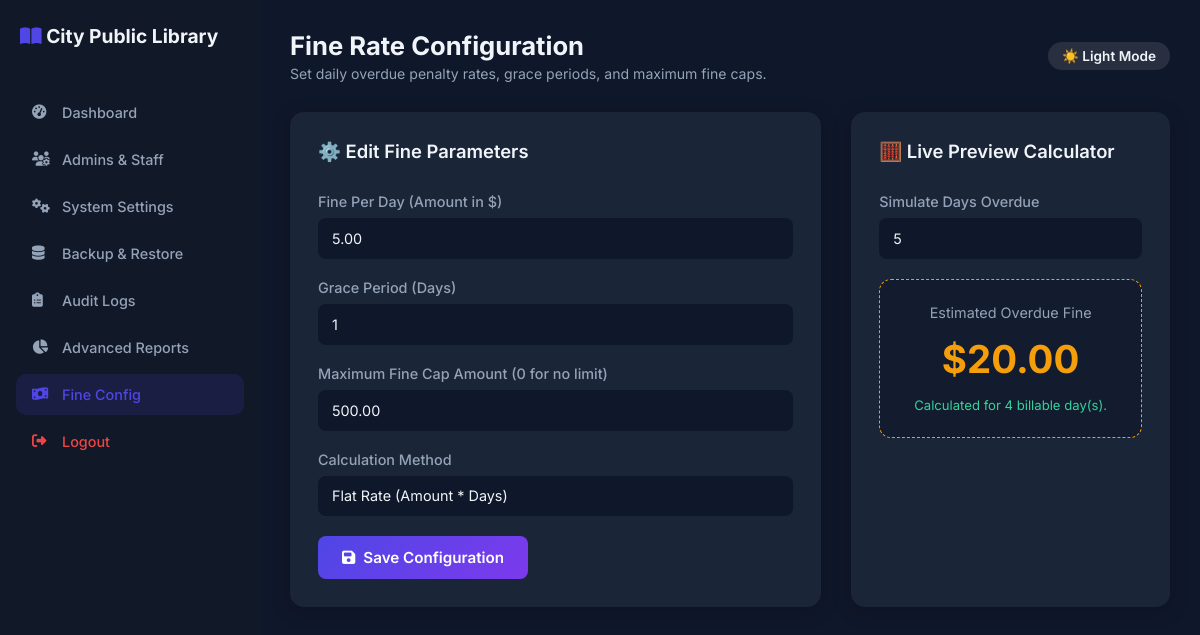
The app's page /superadmin/fine_config.php (signed in) with its own data.
### tables this page shows
CREATE TABLE `system_settings` (
  `id` int(11) NOT NULL AUTO_INCREMENT,
  `setting_key` varchar(100) NOT NULL,
  `setting_value` text DEFAULT NULL,
  `updated_at` timestamp NOT NULL DEFAULT current_timestamp() ON UPDATE current_timestamp(),
  PRIMARY KEY (`id`),
  UNIQUE KEY `setting_key` (`setting_key`)
);

CREATE TABLE `fine_settings` (
  `id` int(11) NOT NULL AUTO_INCREMENT,
  `fine_per_day` decimal(10,2) NOT NULL DEFAULT 0.00,
  `max_fine` decimal(10,2) NOT NULL DEFAULT 0.00,
  `grace_period_days` int(11) NOT NULL DEFAULT 0,
  `calc_method` varchar(50) NOT NULL DEFAULT 'flat',
  `updated_at` timestamp NOT NULL DEFAULT current_timestamp() ON UPDATE current_timestamp(),
  PRIMARY KEY (`id`)
);

### config/db.php (called while the page is built, shortened)
<?php
function getSiteName(PDO $pdo): string {
    static $name = null;
    if ($name === null) {
        try {
            $stmt = $pdo->prepare("SELECT setting_value FROM system_settings WHERE setting_key='library_name' LIMIT 1");
            $stmt->execute();
            $name = $stmt->fetchColumn() ?: 'City Public Library';
        } catch (Exception $e) {
            $name = 'City Public Library';
        }
    }
    return $name;
}

### superadmin/fine_config.php (the view, shortened to what this page needs)
<?php
require_once '../config/db.php';
require_once '../includes/functions.php';
$settings = ['fine_per_day' => 5.00, 'max_fine' => 500.00, 'grace_period_days' => 1, 'calc_method' => 'flat'];
try {
    $stmt = $pdo->query("SELECT * FROM fine_settings WHERE id = 1");
    if ($row = $stmt->fetch()) {
        $settings = array_merge($settings, $row);
    }
} catch (Exception $e) {}
?>
<!DOCTYPE html>
<html lang="en">
<head>
    <link rel="stylesheet" href="https://cdnjs.cloudflare.com/ajax/libs/font-awesome/6.4.0/css/all.min.css">
    <link rel="stylesheet" href="../assets/css/style.css">
</head>
<body>
    <div class="sidebar">
        <div class="sidebar-header">
            <h2><i class="fas fa-book-open" style="color: var(--primary);"></i> <?= getSiteName($pdo) ?></h2>
        </div>
        <ul class="nav-links">
            <li><a href="dashboard.php"><i class="fas fa-tachometer-alt"></i> Dashboard</a></li>
            <li><a href="admins.php"><i class="fas fa-users-cog"></i> Admins & Staff</a></li>
            <li><a href="settings.php"><i class="fas fa-cogs"></i> System Settings</a></li>
            <li><a href="backup.php"><i class="fas fa-database"></i> Backup & Restore</a></li>
            <li><a href="audit_logs.php"><i class="fas fa-clipboard-list"></i> Audit Logs</a></li>
            <li><a href="reports.php"><i class="fas fa-chart-pie"></i> Advanced Reports</a></li>
            <li><a href="fine_config.php" class="active"><i class="fas fa-money-bill-wave"></i> Fine Config</a></li>
            <li style="margin-top:auto;"><a href="../logout.php" style="color: #ef4444;"><i class="fas fa-sign-out-alt"></i> Logout</a></li>
        </ul>
    </div>
    <div class="main-content">
        <div class="topbar">
            <div>
                <h1 style="font-size: 1.6rem; font-weight: 700;">Fine Rate Configuration</h1>
                <p style="color: var(--text-muted); font-size: 0.88rem; margin-top: 4px;">Set daily overdue penalty rates, grace periods, and maximum fine caps.</p>
            </div>
            <div>
                <button type="button" class="theme-toggle-btn" onclick="toggleTheme()">☀️ Light Mode</button>
            </div>
        </div>
        <div class="grid-layout">
            <div class="card">
                <h3 class="card-title">⚙️ Edit Fine Parameters</h3>
                <form method="POST">
                    <div class="form-group">
                        <label class="form-label">Fine Per Day (Amount in $)</label>
                        <input type="number" step="0.01" name="fine_per_day" id="i_fine" class="form-control" value="<?php echo htmlspecialchars($settings['fine_per_day']); ?>" oninput="calculatePreview()" required>
                    </div>
                    <div class="form-group">
                        <label class="form-label">Grace Period (Days)</label>
                        <input type="number" name="grace_period" id="i_grace" class="form-control" value="<?php echo htmlspecialchars($settings['grace_period_days']); ?>" oninput="calculatePreview()" required>
                    </div>
                    <div class="form-group">
                        <label class="form-label">Maximum Fine Cap Amount (0 for no limit)</label>
                        <input type="number" step="0.01" name="max_fine" id="i_max" class="form-control" value="<?php echo htmlspecialchars($settings['max_fine']); ?>" oninput="calculatePreview()" required>
                    </div>
                    <div class="form-group">
                        <label class="form-label">Calculation Method</label>
                        <select name="calc_method" id="i_method" class="form-control" onchange="calculatePreview()">
                            <option value="flat" <?php echo ($settings['calc_method'] ?? 'flat') === 'flat' ? 'selected' : ''; ?>>Flat Rate (Amount * Days)</option>
                        </select>
                    </div>
                    <button type="submit" class="btn"><i class="fas fa-save"></i> Save Configuration</button>
                </form>
            </div>
            <div class="card">
                <h3 class="card-title">🧮 Live Preview Calculator</h3>
                <div class="form-group">
                    <label class="form-label">Simulate Days Overdue</label>
                    <input type="number" id="test_days" class="form-control" value="5" min="0" oninput="calculatePreview()">
                </div>
                <div class="preview-box">
                    <p style="color: var(--text-muted); font-size:0.9rem;">Estimated Overdue Fine</p>
                    <div class="result-amount" id="preview_result">$20.00</div>
                    <p style="font-size: 0.82rem; color: #34d399;" id="preview_note">Standard calculation applied.</p>
                </div>
            </div>
        </div>
    </div>
</body>
</html>

### assets/css/style.css (style rules this page uses)
:root { --bg-primary: #0f172a; --bg-secondary: #1e293b; --bg-card: rgba(30, 41, 59, 0.85); --sidebar-bg: #111827; --header-bg: #1e293b; --accent-primary: #4f46e5; --accent-secondary: #7c3aed; --accent-amber: #f59e0b; --accent-green: #10b981; --accent-red: #ef4444; --text-primary: #f1f5f9; --text-secondary: #94a3b8; --border: rgba(255, 255, 255, 0.08); --input-bg: #0f172a; --table-hover: rgba(255, 255, 255, 0.03); --shadow: 0 4px 20px rgba(0, 0, 0, 0.2); }
.theme-toggle-btn { background: rgba(255, 255, 255, 0.1); border: 1px solid var(--border); color: var(--text-primary); padding: 6px 14px; border-radius: 20px; cursor: pointer; font-size: 0.85rem; font-weight: 600; display: inline-flex; align-items: center; gap: 6px; transition: all 0.2s ease; }

### superadmin/fine_config.php (style rules this page uses)
:root { --bg: var(--bg-primary, #0f172a); --sidebar: var(--sidebar-bg, #111827); --card-bg: var(--bg-card, rgba(30, 41, 59, 0.85)); --primary: #4f46e5; --accent: #f59e0b; --danger: #ef4444; --success: #10b981; --text-main: var(--text-primary, #f8fafc); --text-muted: var(--text-secondary, #94a3b8); --border: var(--border, rgba(255, 255, 255, 0.1)); }
* { margin: 0; padding: 0; box-sizing: border-box; font-family: 'Inter', sans-serif; }
body { background-color: var(--bg); color: var(--text-main); display: flex; min-height: 100vh; transition: background 0.3s, color 0.3s; }
.sidebar { width: 260px; background-color: var(--sidebar); border-right: 1px solid var(--border); display: flex; flex-direction: column; position: fixed; left: 0; top: 0; bottom: 0; overflow-y: auto; }
.sidebar-header { padding: 24px 20px; border-bottom: 1px solid var(--border); }
.sidebar-header h2 { font-size: 1.2rem; color: var(--text-main); font-weight: 700; }
.nav-links { list-style: none; padding: 20px 0; flex: 1; }
.nav-links li { padding: 0 16px; margin-bottom: 6px; }
.nav-links a { display: flex; align-items: center; gap: 10px; text-decoration: none; color: var(--text-muted); padding: 12px 16px; border-radius: 10px; transition: all 0.2s; font-size: 0.9rem; font-weight: 500; }
.nav-links a:hover, .nav-links a.active { background-color: rgba(79, 70, 229, 0.15); color: var(--primary); }
.nav-links a i { width: 20px; }
.main-content { margin-left: 260px; flex: 1; padding: 30px; overflow-y: auto; }
.topbar { display: flex; justify-content: space-between; align-items: center; margin-bottom: 30px; }
.grid-layout { display: grid; grid-template-columns: 2fr 1.2fr; gap: 30px; }
.card { background: var(--card-bg); backdrop-filter: blur(10px); border-radius: 14px; border: 1px solid var(--border); padding: 28px; box-shadow: var(--shadow); }
.card-title { font-size: 1.15rem; margin-bottom: 20px; border-bottom: 1px solid var(--border); padding-bottom: 10px; font-weight: 600; }
.form-group { margin-bottom: 20px; }
.form-label { display: block; margin-bottom: 8px; color: var(--text-muted); font-size: 0.9rem; font-weight: 500; }
.form-control { width: 100%; padding: 12px 14px; background: var(--input-bg, #0f172a); border: 1px solid var(--border); border-radius: 8px; color: var(--text-main); outline: none; transition: 0.3s; font-size: 0.9rem; }
select.form-control { appearance: none; }
.btn { padding: 12px 24px; border-radius: 8px; border: none; cursor: pointer; font-size: 0.95rem; font-weight: 600; color: white; background: linear-gradient(135deg, #4f46e5, #7c3aed); transition: 0.2s; display: inline-flex; align-items: center; gap: 8px; }
.preview-box { background: rgba(15, 23, 42, 0.6); padding: 24px; border-radius: 12px; border: 1px dashed var(--accent); text-align: center; }
.result-amount { font-size: 2.4rem; color: var(--accent); font-weight: 700; margin: 15px 0; }

### records on screen
system_settings: setting_value "City Public Library"
fine_settings: fine_per_day "5.00", grace_period "1", max_fine "500.00", calc_method "Flat Rate (Amount * Days)"
